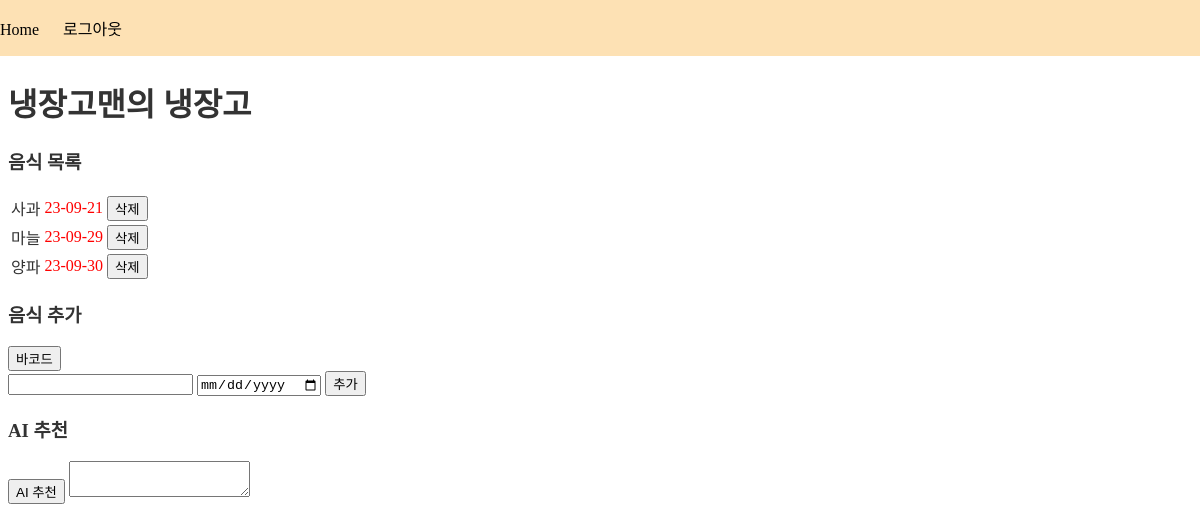
/fridge/ (signed in), run on an earlier commit of the app's database.
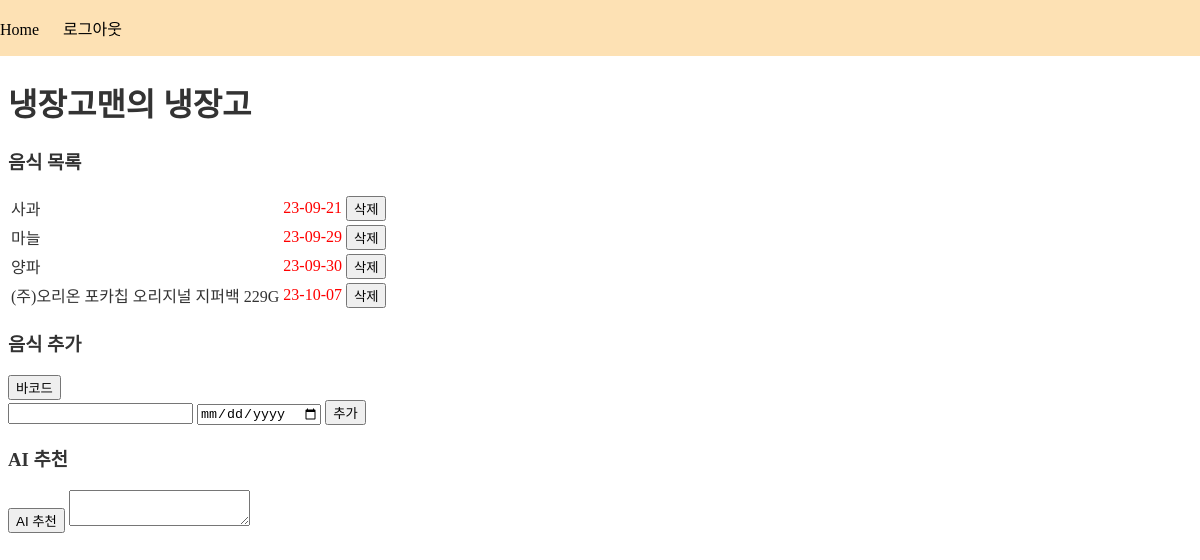
And on a later commit of the database.
### fridge/models.py (models this page shows, shortened)
class Fridge(models.Model):
    user = models.ForeignKey("users.User", on_delete=models.CASCADE)
    name = models.CharField("식품명", max_length=30)
    exp_date = models.DateTimeField("유통기한", null=True)
    exp_date_exist = models.BooleanField(default=True)

### fridge/views.py (the view)
# urls.py: path("", fridge_view, name="fridge"),
def fridge_view(request):
    today = int(datetime.now().strftime("%d"))
    user = request.user
    fridge = Fridge.objects.filter(user=user).order_by('exp_date')
    fridge_form = FridgeForm()
    for f in fridge:
        if f.exp_date and f.exp_date.day - today < 1:
            f.danger_mode = True
        else:
            f.danger_mode = False
    context = {
        "fridge": fridge,
        "fridge_form": fridge_form
    }
    return render(request, "fridge/fridge.html", context)

### fridge/forms.py
class FridgeForm(forms.ModelForm):
    class Meta:
        model = Fridge
        fields = [
            'name',
            'exp_date',
        ]
        widgets = {
            "name": forms.TextInput(
                attrs={
                    "placeholder": "식품명"
                }
            ),
            "exp_date": forms.DateInput(
                attrs={
                    "type": "date",
                }
            ),
        }
    def __init__(self, *args, **kwargs):
        super(FridgeForm, self).__init__(*args, **kwargs)
        self.fields['exp_date'].required = False

### templates/fridge/fridge.html (shortened to what this page needs)
{% extends 'base.html' %}
{% block content %}
<h1>{{ user.nickname }}의 냉장고</h1>
<div>
    <h3>음식 목록</h3>
    <table class="fridge_table">
        {% if fridge %}
            <tbody>
                {% for fridge_list in fridge %}
                <tr class="fridge_table_list">
                    <td>{{ fridge_list.name }}</td>
                    <td style="{% if fridge_list.danger_mode %} color: red; {% endif %}">{% if fridge_list.exp_date_exist %}{{ fridge_list.exp_date|date:'y-m-d' }}{% endif %}</td>
                    <td>
                        <form action="{% url 'fridge:fridge_delete' fridge_id=fridge_list.id %}" method="POST">
                            <button type="submit">삭제</button>
                        </form>
                    </td>
                </tr>
                {% endfor %}
            </tbody>
        {% else %}
            <p>냉장고가 비어있습니다</p>
        {% endif %}
    </table>
</div>
<div>
    <h3>음식 추가</h3>
    <input type="button" class="barcode" value="바코드">
    <form action="{% url 'fridge:fridge_add' %}" method="POST">
        <input type="text" name="name" class="food">
        <input type="date" name="exp_date" class="date">
        <button type="submit">추가</button>
    </form>
</div>
<div>
    <h3>AI 추천</h3>
    <input type="button" class="ai" value="AI 추천">
    <textarea class="recipe"></textarea>
</div>
{% endblock %}

What changed in the data, as far as the page shows it:
added Fridge: name "(주)오리온 포카칩 오리지널 지퍼백 229G", exp_date "23-10-07"
